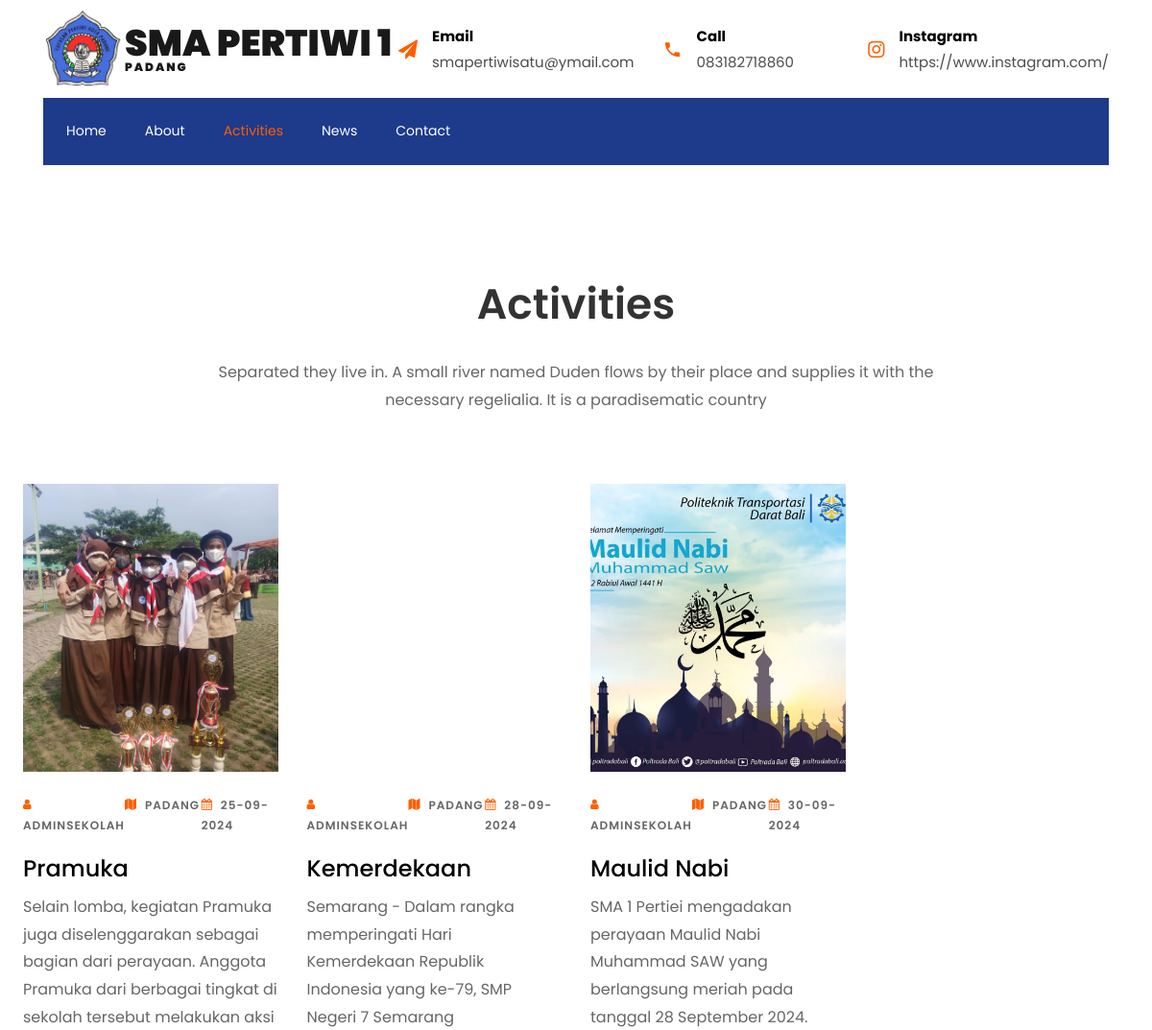
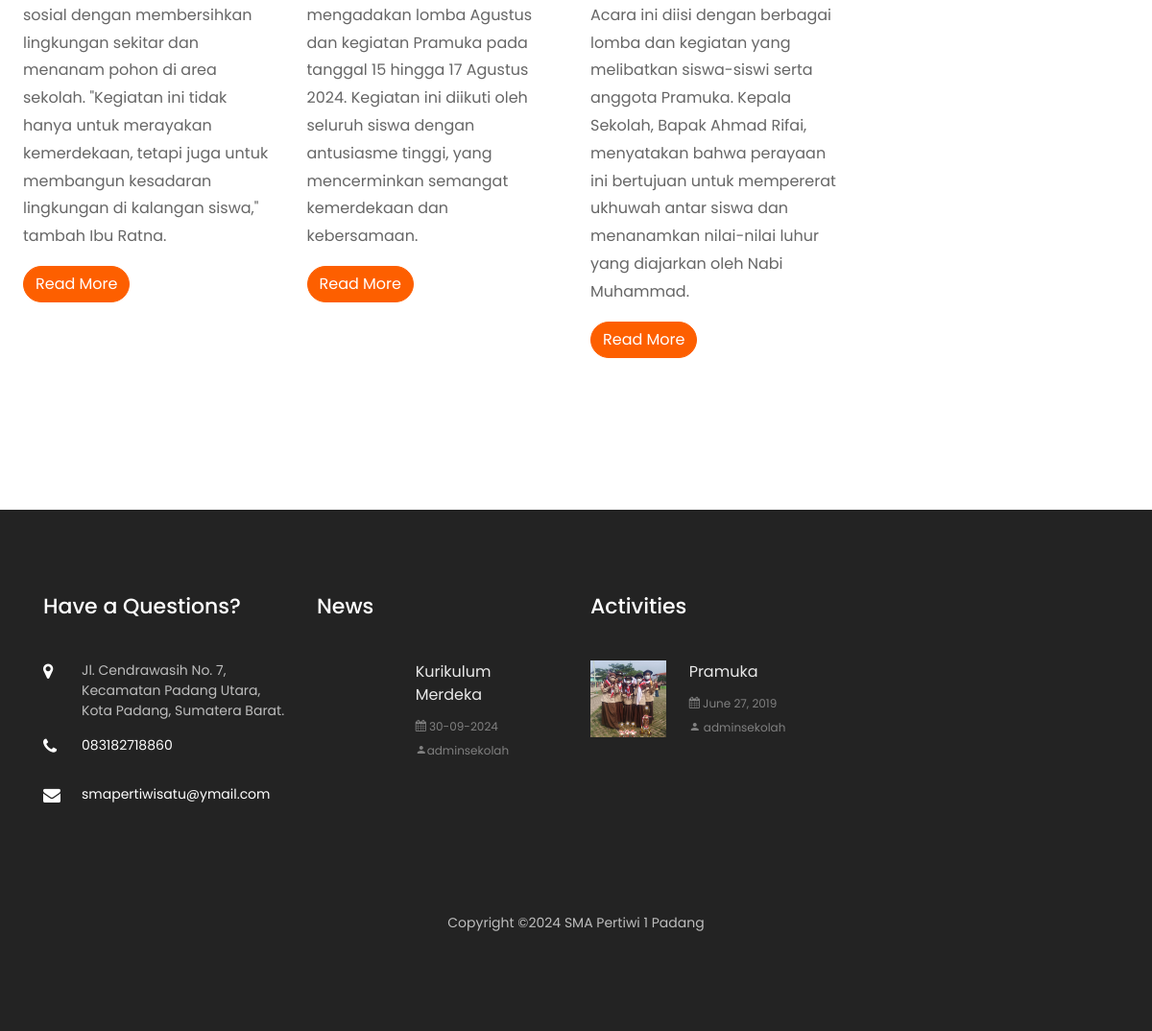
The app's page /activities with its own data (2 pictures, top to bottom).
### tables this page shows
CREATE TABLE `kontak` (
  `id_kontak` int(11) NOT NULL AUTO_INCREMENT,
  `email` varchar(255) NOT NULL,
  `instagram` varchar(255) NOT NULL,
  `no_telp` varchar(255) NOT NULL,
  `alamat` text NOT NULL,
  PRIMARY KEY (`id_kontak`)
);

CREATE TABLE `activities` (
  `id_activities` int(11) NOT NULL AUTO_INCREMENT,
  `gambar_activities` varchar(255) NOT NULL,
  `id_user` int(11) NOT NULL,
  `tanggal_activities` date NOT NULL,
  `isi_activities` text NOT NULL,
  `judul_activities` varchar(255) NOT NULL,
  `lokasi_activities` varchar(255) NOT NULL,
  `slug` varchar(255) NOT NULL,
  PRIMARY KEY (`id_activities`)
);

CREATE TABLE `user` (
  `id_user` int(11) NOT NULL AUTO_INCREMENT,
  `username` varchar(100) NOT NULL,
  `email` varchar(100) NOT NULL,
  `password` varchar(255) NOT NULL,
  `nama_lengkap` varchar(100) NOT NULL,
  `foto` varchar(255) NOT NULL,
  `status` varchar(255) DEFAULT NULL,
  PRIMARY KEY (`id_user`)
);

CREATE TABLE `news` (
  `id_news` int(11) NOT NULL AUTO_INCREMENT,
  `judul_news` varchar(255) NOT NULL,
  `news` text NOT NULL,
  `tanggal_news` date NOT NULL,
  `id_user` int(11) NOT NULL,
  `gambar_news` varchar(255) NOT NULL,
  `slug` varchar(255) NOT NULL,
  PRIMARY KEY (`id_news`)
);

### index.php (called while the page is built)
<?php
include "koneksi.php";
include "layout/header.php";
include "content.php";
include "layout/footer.php";

### activities.php (the view, shortened to what this page needs)
<section class="ftco-section">
    <div class="container-fluid px-4">
        <div class="row justify-content-center mb-5 pb-2">
            <div class="col-md-8 text-center heading-section ftco-animate">
                <h2 class="mb-4">Activities</h2>
                <p>Separated they live in. A small river named Duden flows by their place and supplies it with the necessary regelialia. It is a paradisematic country</p>
            </div>
        </div>
        <div class="row">
            <?php
            $query = mysqli_query($koneksi, "SELECT * FROM activities
                                       JOIN user ON activities.id_user=user.id_user
                                         ORDER BY id_activities DESC");
            while ($data =  mysqli_fetch_array($query)) {
            ?>
                <div class="col-md-3 course ftco-animate">
                    <div class="img" style="background-image: url(../admin/uploads/<?php echo $data['gambar_activities'] ?>);"></div>
                    <div class="text pt-4">
                        <p class="meta d-flex">
                            <span><i class="icon-user mr-2"></i> <?php echo $data['nama_lengkap']  ?></span>
                            <span><i class="icon-map mr-2"></i><?php echo $data['lokasi_activities']  ?></span>
                            <span><i class="icon-calendar mr-2"></i><?php echo date('d-m-Y', strtotime($data['tanggal_activities'])) ?></span>
                        </p>
                        <h3><a href=""><?php echo $data['judul_activities'] ?></a></h3>
                        <p><?php echo $data['isi_activities'] ?></p>
                        <p><a href="detailactivities-<?php echo $data['slug'] ?>" class="btn btn-primary">Read More</a></p>
                    </div>
                </div>
            <?php } ?>
        </div>
    </div>
</section>

### layout/header.php (shortened to what this page needs)
<?php
$kontak = mysqli_query($koneksi, "SELECT * FROM kontak ORDER BY id_kontak DESC");
$datakontak = mysqli_fetch_array($kontak);
?>
<!DOCTYPE html>
<html lang="en">
<head>
    <link rel="stylesheet" href="../assets/css/open-iconic-bootstrap.min.css">
    <link rel="stylesheet" href="../assets/css/animate.css">
    <link rel="stylesheet" href="../assets/css/owl.carousel.min.css">
    <link rel="stylesheet" href="../assets/css/owl.theme.default.min.css">
    <link rel="stylesheet" href="../assets/css/magnific-popup.css">
    <link rel="stylesheet" href="../assets/css/aos.css">
    <link rel="stylesheet" href="../assets/css/ionicons.min.css">
    <link rel="stylesheet" href="../assets/css/flaticon.css">
    <link rel="stylesheet" href="../assets/css/icomoon.css">
    <link rel="stylesheet" href="../assets/css/style.css">
</head>
<body>
    <div class="bg-top navbar-light">
        <div class="container">
            <div class="row no-gutters d-flex align-items-center align-items-stretch">
                <div class="col-md-4 d-flex align-items-center ">
                    <img style="width: 85px;" src="../admin/assets/dist/images/smapertiwi.png" alt="Logo SMA Pertiwi">
                    <a class="navbar-brand" href="index.html">SMA Pertiwi 1 <span>Padang</span></a>
                </div>
                <div class="col-lg-8 d-block">
                    <div class="row d-flex">
                        <div class="col-md d-flex topper align-items-center align-items-stretch py-md-4">
                            <div class="icon d-flex justify-content-center align-items-center"><span class="icon-paper-plane"></span></div>
                            <div class="text">
                                <span>Email</span>
                                <span><?= $datakontak['email'] ?></span>
                            </div>
                        </div>
                        <div class="col-md d-flex topper align-items-center align-items-stretch py-md-4">
                            <div class="icon d-flex justify-content-center align-items-center"><span class="icon-phone2"></span></div>
                            <div class="text">
                                <span>Call</span>
                                <span><?= $datakontak['no_telp'] ?></span>
                            </div>
                        </div>
                        <div class="col-md d-flex topper align-items-center align-items-stretch py-md-4">
                            <div class="icon d-flex justify-content-center align-items-center"><span class="icon-instagram"></span></div>
                            <div class="text">
                                <span>Instagram</span>
                                <span><?= $datakontak['instagram'] ?></span>
                            </div>
                        </div>
                    </div>
                </div>
            </div>
        </div>
    </div>
    <nav class="navbar navbar-expand-lg navbar-dark bg-dark ftco-navbar-light" id="ftco-navbar">
        <div class="container d-flex align-items-center px-4">
            <?php
            $page = isset($_GET['page']) ? $_GET['page'] : 'home';
            ?>
            <div class="collapse navbar-collapse" id="ftco-nav">
                <ul class="navbar-nav mr-auto">
                    <li class="nav-item <?php echo ($page == 'home') ? 'active' : ''; ?>"><a href="/" class="nav-link pl-0">Home</a></li>
                    <li class="nav-item <?php echo ($page == 'about') ? 'active' : ''; ?>"><a href="about" class="nav-link">About</a></li>
                    <li class="nav-item <?php echo ($page == 'activities') ? 'active' : ''; ?>"><a href="activities" class="nav-link">Activities</a></li>
                    <li class="nav-item <?php echo ($page == 'news') ? 'active' : ''; ?>"><a href="news" class="nav-link">News</a></li>
                    <li class="nav-item <?php echo ($page == 'contact') ? 'active' : ''; ?>"><a href="contact" class="nav-link">Contact</a></li>
                </ul>
            </div>
        </div>
    </nav>

### layout/footer.php (shortened to what this page needs)
<?php
$news = mysqli_query($koneksi, "SELECT * FROM news
    JOIN user ON news.id_user=user.id_user
 ORDER BY id_news DESC");
$datanews = mysqli_fetch_array($news);
$activities = mysqli_query($koneksi, "SELECT * FROM activities
    JOIN user ON activities.id_user=user.id_user
 ORDER BY id_activities DESC");
$dataactivities = mysqli_fetch_array($activities);
$kontak = mysqli_query($koneksi, "SELECT * FROM kontak ORDER BY id_kontak DESC");
$datakontak = mysqli_fetch_array($kontak);
?>
<footer class="ftco-footer ftco-bg-dark ftco-section">
    <div class="container">
        <div class="row mb-5">
            <div class="col-md-6 col-lg-3">
                <div class="ftco-footer-widget mb-5">
                    <h2 class="ftco-heading-2">Have a Questions?</h2>
                    <div class="block-23 mb-3">
                        <ul>
                            <li><span class="icon icon-map-marker"></span><span class="text"><?= $datakontak['alamat'] ?> </span></li>
                            <li><a href="#"><span class="icon icon-phone"></span><span class="text"><?= $datakontak['no_telp'] ?> </span></a></li>
                            <li><a href="#"><span class="icon icon-envelope"></span><span class="text"><?= $datakontak['email'] ?></span></a></li>
                        </ul>
                    </div>
                </div>
            </div>
            <div class="col-md-6 col-lg-3">
                <div class="ftco-footer-widget mb-5">
                    <h2 class="ftco-heading-2">News</h2>
                    <div class="block-21 mb-4 d-flex">
                        <a class="blog-img mr-4" style="background-image: url(../admin/uploads/<?php echo $datanews['gambar_news'] ?>);"></a>
                        <div class="text">
                            <h3 class="heading"><a href=""> <?= $datanews['judul_news'] ?> </a></h3>
                            <div class="meta">
                                <div><a href=""><span class="icon-calendar"></span> <?php echo date('d-m-Y', strtotime($datanews['tanggal_news'])) ?></a></div>
                                <div><a href="#"><span class="icon-person"></span><?= $datanews['nama_lengkap'] ?> </a></div>
                            </div>
                        </div>
                    </div>
                </div>
            </div>
            <div class="col-md-6 col-lg-3">
                <div class="ftco-footer-widget mb-5">
                    <h2 class="ftco-heading-2">Activities</h2>
                    <div class="block-21 mb-4 d-flex">
                        <a class="blog-img mr-4" style="background-image: url(../admin/uploads/<?php echo $dataactivities['gambar_activities'] ?>);"></a>
                        <div class="text">
                            <h3 class="heading"><a href="#"><?= $dataactivities['judul_activities'] ?></a></h3>
                            <div class="meta">
                                <div><a href="#"><span class="icon-calendar"></span> June 27, 2019</a></div>
                                <div><a href="#"><span class="icon-person"></span> <?= $dataactivities['nama_lengkap'] ?> </a></div>
                            </div>
                        </div>
                    </div>
                </div>
            </div>
        </div>
        <div class="row">
            <div class="col-md-12 text-center">
                <p>
                    Copyright &copy; SMA Pertiwi 1 Padang</a>
                    </p>
            </div>
        </div>
    </div>
</footer>
</body>
</html>

### assets/css/icomoon.css (style rules this page uses)
[class^="icon-"], [class*=" icon-"] { font-family: 'icomoon' !important; speak: none; font-style: normal; font-weight: normal; font-variant: normal; text-transform: none; line-height: 1; -webkit-font-smoothing: antialiased; -moz-osx-font-smoothing: grayscale; }
.icon-user:before { content: "\f007"; }
.icon-map-marker:before { content: "\f041"; }
.icon-calendar:before { content: "\f073"; }
.icon-phone:before { content: "\f095"; }
.icon-envelope:before { content: "\f0e0"; }
.icon-instagram:before { content: "\f16d"; }
.icon-paper-plane:before { content: "\f1d8"; }
.icon-map:before { content: "\f279"; }
.icon-phone2:before { content: "\e0cd"; }
.icon-person:before { content: "\e7fd"; }

### records on screen
kontak: email "smapertiwisatu@ymail.com", no_telp "083182718860", instagram "https://www.instagram.com/", alamat "Jl. Cendrawasih No. 7, Kecamatan Padang Utara, Kota Padang, Sumatera Barat."
activities: gambar_activities (picture), id_user.nama_lengkap "ADMINSEKOLAH", lokasi_activities "PADANG", tanggal_activities "25-09-2024", judul_activities "Pramuka", isi_activities "Selain lomba, kegiatan Pramuka juga diselenggarakan sebagai bagian dari perayaan. Anggota Pramuka dari berbagai tingkat di sekolah tersebut melakukan aksi sosial dengan membersihkan lingkungan sekitar dan menanam pohon di area sekolah. \"Kegiatan ini tidak hanya untuk merayakan kemerdekaan, tetapi juga untuk membangun kesadaran lingkungan di kalangan siswa,\" tambah Ibu Ratna."
activities: id_user.nama_lengkap "ADMINSEKOLAH", lokasi_activities "PADANG", tanggal_activities "28-09-2024", judul_activities "Kemerdekaan", isi_activities "Semarang - Dalam rangka memperingati Hari Kemerdekaan Republik Indonesia yang ke-79, SMP Negeri 7 Semarang mengadakan lomba Agustus dan kegiatan Pramuka pada tanggal 15 hingga 17 Agustus 2024. Kegiatan ini diikuti oleh seluruh siswa dengan antusiasme tinggi, yang mencerminkan semangat kemerdekaan dan kebersamaan."
activities: gambar_activities (picture), id_user.nama_lengkap "ADMINSEKOLAH", lokasi_activities "PADANG", tanggal_activities "30-09-2024", judul_activities "Maulid Nabi", isi_activities "SMA 1 Pertiei mengadakan perayaan Maulid Nabi Muhammad SAW yang berlangsung meriah pada tanggal 28 September 2024. Acara ini diisi dengan berbagai lomba dan kegiatan yang melibatkan siswa-siswi serta anggota Pramuka. Kepala Sekolah, Bapak Ahmad Rifai, menyatakan bahwa perayaan ini bertujuan untuk mempererat ukhuwah antar siswa dan menanamkan nilai-nilai luhur yang diajarkan oleh Nabi Muhammad."
news: judul_news "Kurikulum Merdeka", tanggal_news "30-09-2024"
user: nama_lengkap "adminsekolah"
